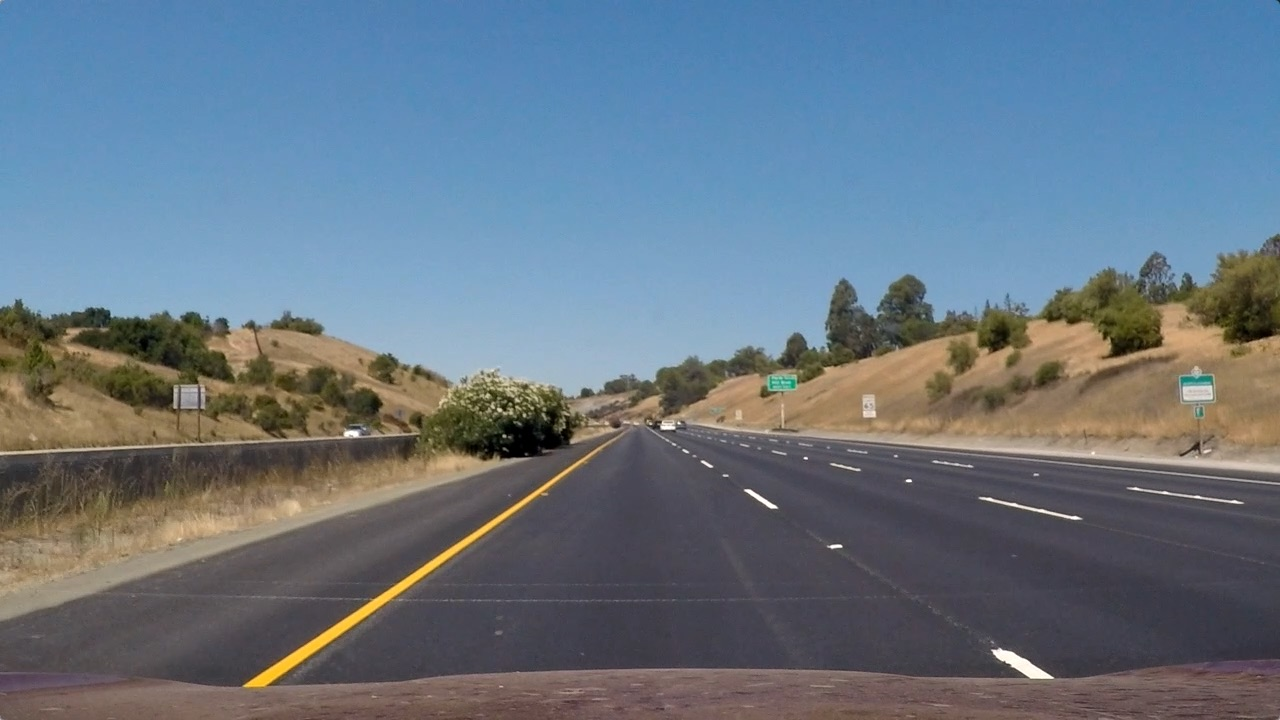
#> input picture test_images/straight_lines1.jpg, 1280 x 720 px; its folder holds only this picture in this run
$ python line_fit.py   (older library calls are emulated)
#> lines starting #> are read from the running program, lines starting #| are printed output that depends on the picture; after the words box and inside, x2 and y2 are one past the last pixel; in counts of white or black regions, pixels touching at a corner belong together
### combined_thresh.py
import numpy as np
import cv2
import matplotlib.pyplot as plt
import matplotlib.image as mpimg
import pickle
import glob


def abs_sobel_thresh(img, orient='x', thresh_min=20, thresh_max=100):
	"""
	Takes an image, gradient orientation, and threshold min/max values
	"""
	# Apply the following steps to img
	# 1) Convert to grayscale
	gray = cv2.cvtColor(img, cv2.COLOR_RGB2GRAY)
	# 2) Apply x or y gradient with the OpenCV Sobel() function and take the absolute value
	if   orient == 'x':
		abs_sobel = np.absolute(cv2.Sobel(gray, cv2.CV_64F, 1, 0))
	elif orient == 'y':
		abs_sobel = np.absolute(cv2.Sobel(gray, cv2.CV_64F, 0, 1))

	# 3) Scale to 8-bit (0 - 255) then convert to type = np.uint8
	scaled_sobel = np.uint8(255*abs_sobel/np.max(abs_sobel))

	# 4) Create a mask of 1's where the scaled gradient magnitude is >= thresh_min and <= thresh_max
	binary_output = np.zeros_like(scaled_sobel)
	binary_output[(scaled_sobel >= thresh_min) & (scaled_sobel <= thresh_max)] = 1

	# 5) Return this mask as the result
	return binary_output

def mag_thresh(img, sobel_kernel=3, mag_thresh=(30, 100)):
	"""
	Return the magnitude of the gradient
	for a given sobel kernel size and threshold values
	"""
	# Apply the following steps to img

	# 1) Convert to grayscale
	gray = cv2.cvtColor(img, cv2.COLOR_RGB2GRAY)

	# 2) Take the gradient in x and y separately
	sobelx = cv2.Sobel(gray, cv2.CV_64F, 1, 0, ksize=sobel_kernel)
	sobely = cv2.Sobel(gray, cv2.CV_64F, 0, 1, ksize=sobel_kernel)

	# 3) Calculate the gradient magnitude
	mag_sobel = np.sqrt(sobelx**2 + sobely**2)

	# 4) Scale to 8-bit (0 - 255) and convert to type = np.uint8
	scaled_sobel = np.uint8(255*mag_sobel/np.max(mag_sobel))

	# 5) Create a binary mask where mag thresholds are met, zeros otherwise
	binary_output = np.zeros_like(scaled_sobel)
	binary_output[(scaled_sobel >= mag_thresh[0] ) & (scaled_sobel <= mag_thresh[1])] = 1

	# 6) Return this mask as your binary_output image
	return binary_output


def dir_threshold(img, sobel_kernel=3, thresh=(0, np.pi/2)):
	"""
	Return the direction of the gradient
	for a given sobel kernel size and threshold values
	"""
	# Apply the following steps to img
	# 1) Convert to grayscale
	gray = cv2.cvtColor(img, cv2.COLOR_RGB2GRAY)

	# 2) Take the gradient in x and y separately
	sobelx = cv2.Sobel(gray, cv2.CV_64F, 1, 0, ksize=sobel_kernel)
	sobely = cv2.Sobel(gray, cv2.CV_64F, 0, 1, ksize=sobel_kernel)

	# 3) Take the absolute value of the x and y gradients
	#    and use np.arctan2(abs_sobely, abs_sobelx) to calculate the direction of the gradient
	dir_sobel = np.arctan2(np.absolute(sobely), np.absolute(sobelx))

	# 4) Create a binary mask where direction thresholds are met
	binary_output = np.zeros_like(gray)
	binary_output[(dir_sobel >= thresh[0] ) & (dir_sobel <= thresh[1])] = 1

	# 5) Return this mask as your binary_output image
	return binary_output


def hls_thresh(img, thresh=(100, 255)):
	"""
	Convert RGB to HLS and threshold to binary image using S channel
	"""
	hls = cv2.cvtColor(img, cv2.COLOR_RGB2HLS)
	s_channel = hls[:,:,2]
	binary_output = np.zeros_like(s_channel)
	binary_output[(s_channel > thresh[0]) & (s_channel <= thresh[1])] = 1
	return binary_output


def hsv_thresh(img, hsv_rangeLower = np.array([10, 100, 100]), hsv_rangeUpper = np.array([22, 230, 255])):
	"""
	Convert RGB to HSV and threshold to binary image
	I used this for detecting the YELLOW lines on the road
	"""
	hsv = cv2.cvtColor(img, cv2.COLOR_BGR2HSV)
	hsv_temp = cv2.inRange(hsv, hsv_rangeLower, hsv_rangeUpper)
	binary_output = np.zeros_like(hsv_temp)
	binary_output[(hsv_temp != 0)] = 1
	return binary_output

def gray_thresh(img, thresh = [202]):
	"""
	Convert RGB to GRAY and threshold to binary image
	I used it for detecting the WHITE lines on the road
	"""
	gray = cv2.cvtColor(img, cv2.COLOR_RGB2GRAY)
	binary_output = np.zeros_like(gray)
	binary_output[(gray > thresh)] = 1
	return binary_output


def combined_thresh(img):
	#abs_bin = abs_sobel_thresh(img, orient='x', thresh_min=50, thresh_max=255)
	abs_bin  = abs_sobel_thresh(img, orient='x', thresh_min=5, thresh_max=100)
	#mag_bin = mag_thresh(img, sobel_kernel=3, mag_thresh=(50, 255))
	mag_bin  = mag_thresh(img, sobel_kernel=5, mag_thresh=(5, 100))
	dir_bin  = dir_threshold(img, sobel_kernel=7, thresh=(0.84, 1.117))
	hls_bin  = hls_thresh(img, thresh=(170, 255))
	hsv_bin  = hsv_thresh(img, np.array([10, 50, 100]), np.array([22, 230, 255]))
	gray_bin = gray_thresh(img, thresh = [150])

	shape_bin = np.zeros_like(dir_bin)
	color_bin = np.zeros_like(dir_bin)
	combined = np.zeros_like(dir_bin)

	### combination method 1
	#mag_dir_bin = cv2.bitwise_or(mag_bin, dir_bin)
	#mag_dir_gray_bin = cv2.bitwise_or(mag_dir_bin, gray_bin)
	#combined[(((abs_bin == 1 | ( mag_dir_gray_bin == 1)) | hls_bin == 1) | hsv_bin != 0) ] = 1

	### combination method 2
	#combined[(((abs_bin == 1 | ((mag_bin == 1) & (dir_bin == 1))) | hls_bin == 1) | hsv_bin != 0) | gray_bin == 1 ] = 1

	### combination method 3
	#First, detect the lane line shape areas
	#shape_bin[(abs_bin == 1 | ((mag_bin == 1) | (dir_bin == 1)))] = 1
	#shape_bin = dir_bin
	#Second, detect the lane line color areas
	#color_bin[(hsv_bin != 0 | ((hls_bin == 1) | (gray_bin == 1)))] = 1
	#Third, combine first and second
	#combined[(shape_bin == 1) & (color_bin == 1)] = 1

	### combination method 4
	#First, detect the lane line shape areas
	shape_bin[( (dir_bin == 1) & ((abs_bin == 1) | (mag_bin == 1)) )] = 1
	#Second, detect the lane line color areas
	color_bin[( (hsv_bin == 1) | ((hls_bin == 1) | (gray_bin == 1)) )] = 1
	#Third, combine first and second
	combined[((shape_bin == 1) & (color_bin == 1))] = 1
	#combined = cv2.bitwise_and(shape_bin, color_bin)
	return combined, abs_bin, mag_bin, dir_bin, hls_bin, hsv_bin, gray_bin  # DEBUG


# [53 lines that do not run on import are left out]


### perspective_transform.py
import numpy as np
import cv2
import matplotlib.pyplot as plt
import matplotlib.image as mpimg
import pickle
from combined_thresh import combined_thresh
import glob

def perspective_transform(img):
	"""
	Execute perspective transform
	"""
	img_size = (img.shape[1], img.shape[0])

	src = np.float32(
		[[200, 720],
		[1100, 720],
		[580, 450],
		[685, 450]]) # note: [595, 450] --> [580, 450]
	dst = np.float32(
		[[300, 720],
		[980, 720],
		[300, 0],
		[980, 0]])

	m = cv2.getPerspectiveTransform(src, dst)
	m_inv = cv2.getPerspectiveTransform(dst, src)

	warped = cv2.warpPerspective(img, m, img_size, flags=cv2.INTER_LINEAR)
	unwarped = cv2.warpPerspective(warped, m_inv, (warped.shape[1], warped.shape[0]), flags=cv2.INTER_LINEAR)  # DEBUG

	return warped, unwarped, m, m_inv


# [48 lines that do not run on import are left out]

### line_fit.py
import numpy as np
import cv2
import matplotlib.pyplot as plt
import matplotlib.image as mpimg
import pickle
from combined_thresh import combined_thresh
from perspective_transform import perspective_transform
import glob


def line_fit(binary_warped):
	"""
	Find and fit lane lines
	"""
	# Assuming you have created a warped binary image called "binary_warped"
	# Take a histogram of the bottom half of the image
	histogram = np.sum(binary_warped[binary_warped.shape[0]//2:,:], axis=0)
	# Create an output image to draw on and visualize the result
	out_img = (np.dstack((binary_warped, binary_warped, binary_warped))*255).astype('uint8')
	# Find the peak of the left and right halves of the histogram
	# These will be the starting point for the left and right lines
	midpoint = np.int(histogram.shape[0]/2)
	leftx_base = np.argmax(histogram[100:midpoint]) + 100
	rightx_base = np.argmax(histogram[midpoint:-100]) + midpoint

	# Choose the number of sliding windows
	nwindows = 9
	# Set height of windows
	window_height = np.int(binary_warped.shape[0]/nwindows)
	# Identify the x and y positions of all nonzero pixels in the image
	nonzero = binary_warped.nonzero()
	nonzeroy = np.array(nonzero[0])
	nonzerox = np.array(nonzero[1])
	# Current positions to be updated for each window
	leftx_current = leftx_base
	rightx_current = rightx_base
	# Set the width of the windows +/- margin
	margin = 100
	# Set minimum number of pixels found to recenter window
	minpix = 50
	# Create empty lists to receive left and right lane pixel indices
	left_lane_inds = []
	right_lane_inds = []

	# Step through the windows one by one
	for window in range(nwindows):
		# Identify window boundaries in x and y (and right and left)
		win_y_low = binary_warped.shape[0] - (window+1)*window_height
		win_y_high = binary_warped.shape[0] - window*window_height
		win_xleft_low = leftx_current - margin
		win_xleft_high = leftx_current + margin
		win_xright_low = rightx_current - margin
		win_xright_high = rightx_current + margin
		# Draw the windows on the visualization image
		cv2.rectangle(out_img,(win_xleft_low,win_y_low),(win_xleft_high,win_y_high),(0,255,0), 2)
		cv2.rectangle(out_img,(win_xright_low,win_y_low),(win_xright_high,win_y_high),(0,255,0), 2)
		# Identify the nonzero pixels in x and y within the window
		good_left_inds = ((nonzeroy >= win_y_low) & (nonzeroy < win_y_high) & (nonzerox >= win_xleft_low) & (nonzerox < win_xleft_high)).nonzero()[0]
		good_right_inds = ((nonzeroy >= win_y_low) & (nonzeroy < win_y_high) & (nonzerox >= win_xright_low) & (nonzerox < win_xright_high)).nonzero()[0]
		# Append these indices to the lists
		left_lane_inds.append(good_left_inds)
		right_lane_inds.append(good_right_inds)
		# If you found > minpix pixels, recenter next window on their mean position
		if len(good_left_inds) > minpix:
			leftx_current = np.int(np.mean(nonzerox[good_left_inds]))
		if len(good_right_inds) > minpix:
			rightx_current = np.int(np.mean(nonzerox[good_right_inds]))

	# Concatenate the arrays of indices
	left_lane_inds = np.concatenate(left_lane_inds)
	right_lane_inds = np.concatenate(right_lane_inds)

	# Extract left and right line pixel positions
	leftx = nonzerox[left_lane_inds]
	lefty = nonzeroy[left_lane_inds]
	rightx = nonzerox[right_lane_inds]
	righty = nonzeroy[right_lane_inds]

	# Fit a second order polynomial to each
	left_fit = np.polyfit(lefty, leftx, 2)
	right_fit = np.polyfit(righty, rightx, 2)

	# Return a dict of relevant variables
	ret = {}
	ret['left_fit'] = left_fit
	ret['right_fit'] = right_fit
	ret['nonzerox'] = nonzerox
	ret['nonzeroy'] = nonzeroy
	ret['out_img'] = out_img
	ret['left_lane_inds'] = left_lane_inds
	ret['right_lane_inds'] = right_lane_inds

	return ret


# [76 lines left out: functions tune_fit, viz1, not called in this run]


def viz2(binary_warped, ret, save_file=None):
	"""
	Visualize the predicted lane lines with margin, on binary warped image
	save_file is a string representing where to save the image (if None, then just display)
	"""
	# Grab variables from ret dictionary
	left_fit = ret['left_fit']
	right_fit = ret['right_fit']
	nonzerox = ret['nonzerox']
	nonzeroy = ret['nonzeroy']
	left_lane_inds = ret['left_lane_inds']
	right_lane_inds = ret['right_lane_inds']

	# Create an image to draw on and an image to show the selection window
	out_img = (np.dstack((binary_warped, binary_warped, binary_warped))*255).astype('uint8')
	window_img = np.zeros_like(out_img)
	# Color in left and right line pixels
	out_img[nonzeroy[left_lane_inds], nonzerox[left_lane_inds]] = [255, 0, 0]
	out_img[nonzeroy[right_lane_inds], nonzerox[right_lane_inds]] = [0, 0, 255]

	# Generate x and y values for plotting
	ploty = np.linspace(0, binary_warped.shape[0]-1, binary_warped.shape[0])
	left_fitx = left_fit[0]*ploty**2 + left_fit[1]*ploty + left_fit[2]
	right_fitx = right_fit[0]*ploty**2 + right_fit[1]*ploty + right_fit[2]

	# Generate a polygon to illustrate the search window area
	# And recast the x and y points into usable format for cv2.fillPoly()
	margin = 100  # NOTE: Keep this in sync with *_fit()
	left_line_window1 = np.array([np.transpose(np.vstack([left_fitx-margin, ploty]))])
	left_line_window2 = np.array([np.flipud(np.transpose(np.vstack([left_fitx+margin, ploty])))])
	left_line_pts = np.hstack((left_line_window1, left_line_window2))
	right_line_window1 = np.array([np.transpose(np.vstack([right_fitx-margin, ploty]))])
	right_line_window2 = np.array([np.flipud(np.transpose(np.vstack([right_fitx+margin, ploty])))])
	right_line_pts = np.hstack((right_line_window1, right_line_window2))

	# Draw the lane onto the warped blank image
	cv2.fillPoly(window_img, np.int_([left_line_pts]), (0,255, 0))
	cv2.fillPoly(window_img, np.int_([right_line_pts]), (0,255, 0))
	result = cv2.addWeighted(out_img, 1, window_img, 0.3, 0)
	plt.imshow(result)
	plt.plot(left_fitx, ploty, color='yellow')
	plt.plot(right_fitx, ploty, color='yellow')
	plt.xlim(0, 1280)
	plt.ylim(720, 0)
	if save_file is None:
		plt.show()
	else:
		f, (ax1, ax2) = plt.subplots(1, 2, figsize=(20,10))
		ax1.imshow(binary_warped, cmap='gray', vmin=0, vmax=1)
		ax1.set_title('Warped Image', fontsize=20)
		ax2.imshow(result)
		ax2.plot(left_fitx, ploty, color='yellow')
		ax2.plot(right_fitx, ploty, color='yellow')
		#ax2.xlim(0, 1280)
		#ax2.ylim(720, 0)
		ax2.set_title('Polyfit Image', fontsize=20)
		plt.xlim(0, 1280)
		plt.ylim(720, 0)
		plt.savefig(save_file)
	plt.gcf().clear()


def calc_curve(left_lane_inds, right_lane_inds, nonzerox, nonzeroy):
	"""
	Calculate radius of curvature in meters
	"""
	y_eval = 719  # 720p video/image, so last (lowest on screen) y index is 719

	# Define conversions in x and y from pixels space to meters
	ym_per_pix = 30/720 # meters per pixel in y dimension
	xm_per_pix = 3.7/700 # meters per pixel in x dimension

	# Extract left and right line pixel positions
	leftx = nonzerox[left_lane_inds]
	lefty = nonzeroy[left_lane_inds]
	rightx = nonzerox[right_lane_inds]
	righty = nonzeroy[right_lane_inds]

	# Fit new polynomials to x,y in world space
	left_fit_cr = np.polyfit(lefty*ym_per_pix, leftx*xm_per_pix, 2)
	right_fit_cr = np.polyfit(righty*ym_per_pix, rightx*xm_per_pix, 2)
	# Calculate the new radii of curvature
	left_curverad = ((1 + (2*left_fit_cr[0]*y_eval*ym_per_pix + left_fit_cr[1])**2)**1.5) / np.absolute(2*left_fit_cr[0])
	right_curverad = ((1 + (2*right_fit_cr[0]*y_eval*ym_per_pix + right_fit_cr[1])**2)**1.5) / np.absolute(2*right_fit_cr[0])
	# Now our radius of curvature is in meters

	return left_curverad, right_curverad


# [15 lines left out: function calc_vehicle_offset, not called in this run]


def final_viz(undist, left_fit, right_fit, m_inv, left_curve, right_curve, vehicle_offset):
	"""
	Final lane line prediction visualized and overlayed on top of original image
	"""
	# Generate x and y values for plotting
	ploty = np.linspace(0, undist.shape[0]-1, undist.shape[0])
	left_fitx = left_fit[0]*ploty**2 + left_fit[1]*ploty + left_fit[2]
	right_fitx = right_fit[0]*ploty**2 + right_fit[1]*ploty + right_fit[2]

	# Create an image to draw the lines on
	#warp_zero = np.zeros_like(warped).astype(np.uint8)
	#color_warp = np.dstack((warp_zero, warp_zero, warp_zero))
	color_warp = np.zeros((720, 1280, 3), dtype='uint8')  # NOTE: Hard-coded image dimensions

	# Recast the x and y points into usable format for cv2.fillPoly()
	pts_left = np.array([np.transpose(np.vstack([left_fitx, ploty]))])
	pts_right = np.array([np.flipud(np.transpose(np.vstack([right_fitx, ploty])))])
	pts = np.hstack((pts_left, pts_right))

	# Draw the lane onto the warped blank image
	cv2.fillPoly(color_warp, np.int_([pts]), (0,255, 0))

	# Warp the blank back to original image space using inverse perspective matrix (Minv)
	newwarp = cv2.warpPerspective(color_warp, m_inv, (undist.shape[1], undist.shape[0]))
	# Combine the result with the original image
	result = cv2.addWeighted(undist, 1, newwarp, 0.3, 0)

	# Annotate lane curvature values and vehicle offset from center
	avg_curve = (left_curve + right_curve)/2
	label_str = 'Radius of curvature: %.1f m' % avg_curve
	result = cv2.putText(result, label_str, (30,40), 0, 1, (0,0,0), 2, cv2.LINE_AA)

	label_str = 'Vehicle offset from lane center: %.1f m' % vehicle_offset
	result = cv2.putText(result, label_str, (30,70), 0, 1, (0,0,0), 2, cv2.LINE_AA)

	return result

if __name__ == '__main__':


	with open('calibrate_camera.p', 'rb') as f:
#> (reads calibrate_camera.p from the repository)
		save_dict = pickle.load(f)
	mtx = save_dict['mtx']
	dist = save_dict['dist']


	# For Group photos, use this part!
	# Make a list of target images
	images = glob.glob('test_images/*.jpg')

	# Step through the list of images and undistort them and then save them
	for idx, fname in enumerate(images):
		# Undistort example calibration image
		img = mpimg.imread(fname)
#> img is the input picture: shape (720, 1280, 3); mean R, G, B 103.2, 117.7, 131.2
		undist = cv2.undistort(img, mtx, dist, None, mtx)
		combined, abs_bin, mag_bin, dir_bin, hls_bin, hsv_bin, gray_bin = combined_thresh(undist)
#> in combined_thresh, `abs_bin  = abs_sobel_thresh(img, orient='x', thresh_min=5, thresh_max=..`:
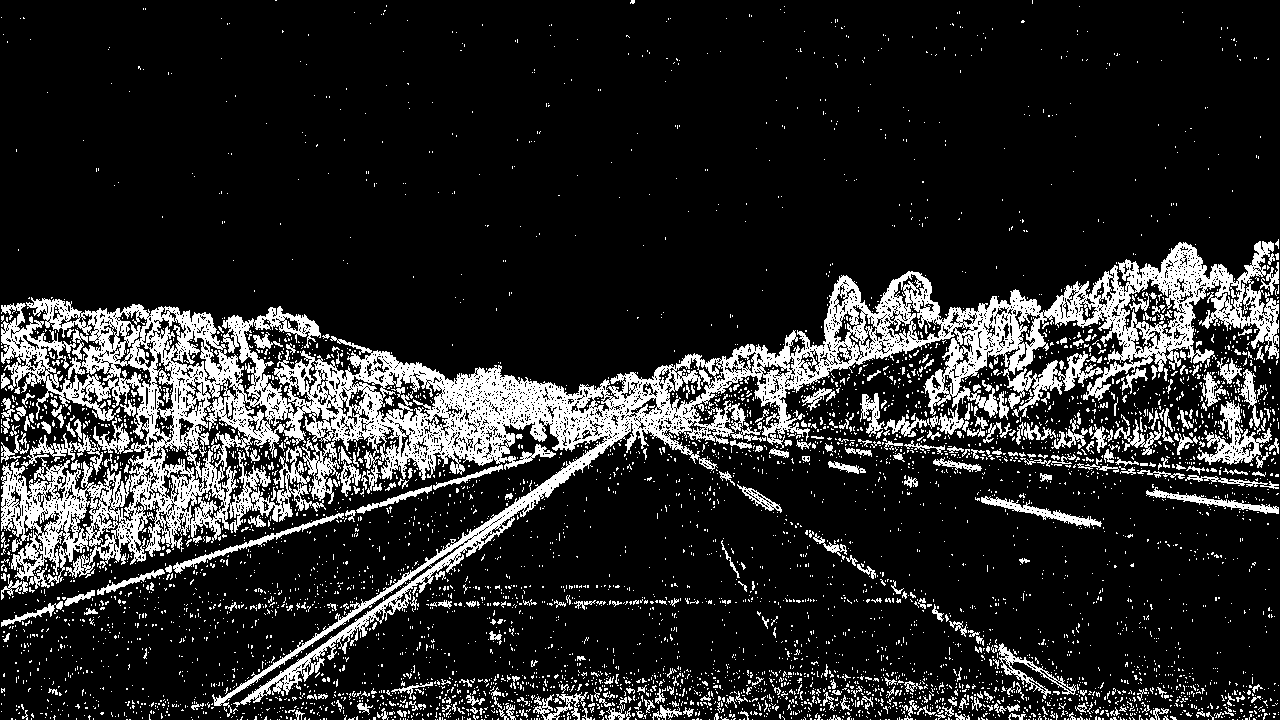
#> abs_bin: shape (720, 1280); values 0 (black) and 1 (white), 15.9% white; 5550 white regions (5191 under 20 px), largest, box (x1, y1, x2, y2) and area: (1, 241, 1279, 717) 100550, (1197, 400, 1272, 465) 1600, (173, 513, 344, 574) 889
#> in mag_thresh, `sobely = cv2.Sobel(gray, cv2.CV_64F, 0, 1, ksize=sobel_kernel)`:
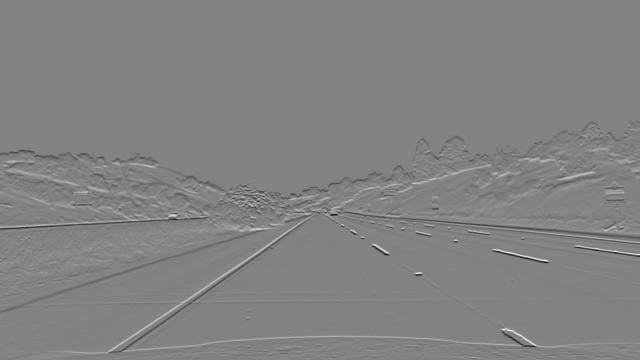
#> sobely: shape (720, 1280) float64 (shown at 1/2 size); min -8629, max 8207, mean -3.9; drawn with min black and max white
#> in dir_threshold, `dir_sobel = np.arctan2(np.absolute(sobely), np.absolute(sobelx))`:
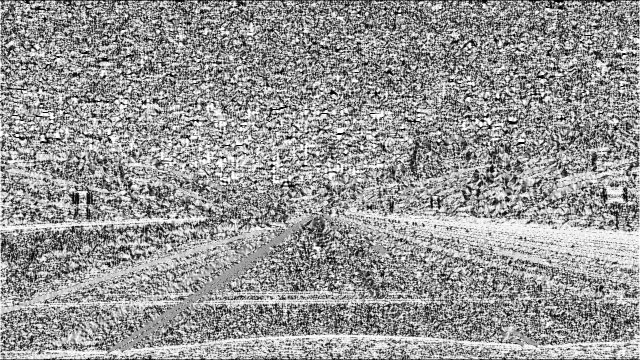
#> dir_sobel: shape (720, 1280) float64 (shown at 1/2 size); min 0, max 1.57, mean 0.925; drawn with min black and max white
#> in combined_thresh, `dir_bin  = dir_threshold(img, sobel_kernel=7, thresh=(0.84, 1.117))`:
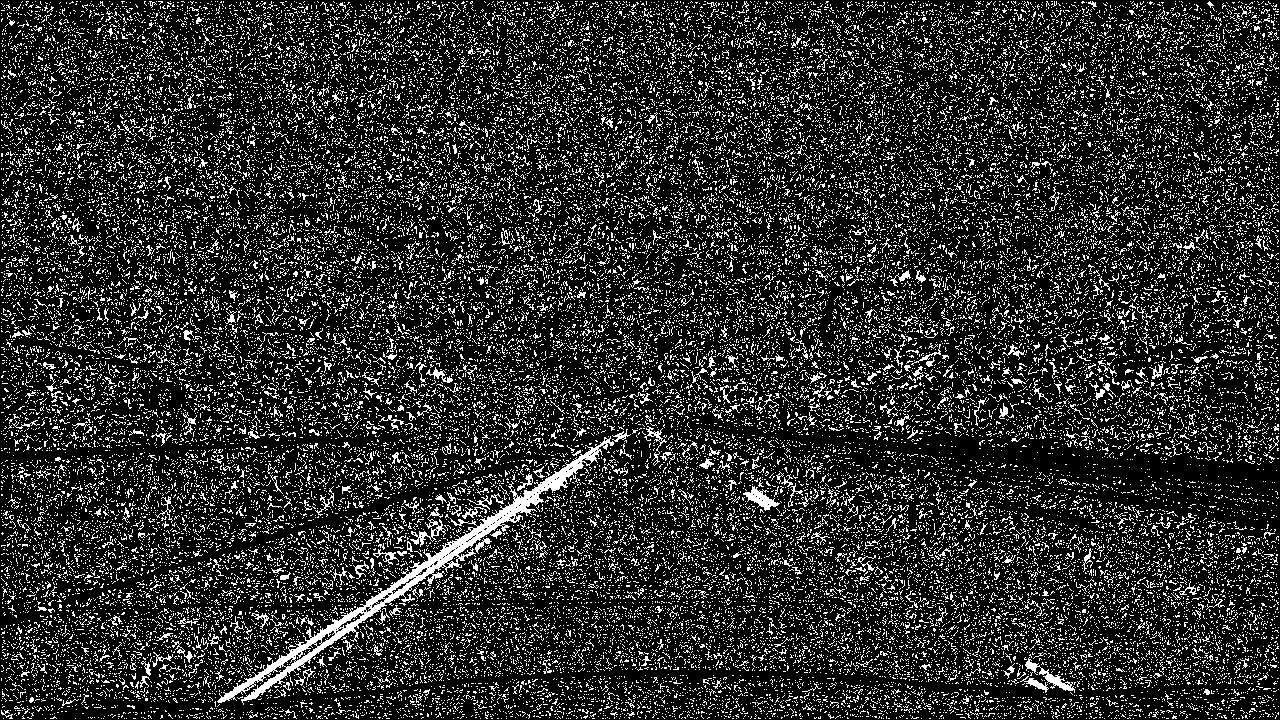
#> dir_bin: shape (720, 1280); values 0 (black) and 1 (white), 17.6% white in thin lines or dots
#> (the rest of the program and of its run is left out)
